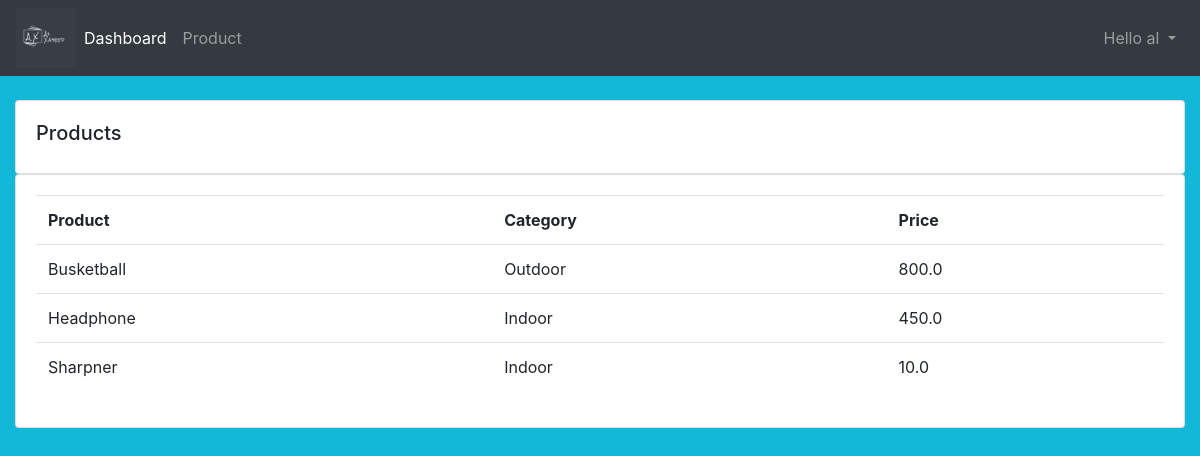
/product/ (signed in), run on the app's committed database.
### accounts/models.py (models this page shows, shortened)
class Product(models.Model):
    CATAGORY = (
        ('Indoor', 'Indoor'),
        ('Outdoor', 'Out door')
    )
    name = models.CharField(max_length=100, null=True)
    price = models.FloatField(null=True)
    catagory = models.CharField(max_length=100, choices=CATAGORY, null=True)
    description = models.CharField(max_length=200, null=True)
    date_created = models.DateTimeField(auto_now_add=True)
    tags = models.ManyToManyField(Tag)

### accounts/views.py (the view)
# urls.py: path('product/',product, name='product'),
@login_required(login_url='login')
def product(request):
    products = Product.objects.all()
    context = {'products': products}
    return render(request, 'accounts/product.html', context)

### accounts/templates/accounts/product.html (shortened to what this page needs)
{% extends 'accounts/base.html' %}
{% block content %}
    <br>
    <div class="row">
        <div class="col-md">
            <div class="card card-body">
                <h5>Products</h5>
            </div>
            <div class="card card-body">
                <table class="table">
                    <tr>
                        <th>Product</th>
                        <th>Category</th>
                        <th>Price</th>
                    </tr>
                    {% for i in products%}
                    <tr>
                        <td>{{i.name}}</td>
                        <td>{{i.catagory}}</td>
                        <td>{{i.price}}</td>
                    </tr>
                    {% endfor %}
                </table>
            </div>
        </div>
    </div>
{% endblock %}

### accounts/templates/accounts/navbar.html (shortened to what this page needs)
{% load static %}
<nav class="navbar navbar-expand-lg navbar-dark bg-dark">
    <img src="{% static '/img/logo.png' %}"  alt="CRM" id="logo">
    <div class="collapse navbar-collapse" id="navbarNav">
      <ul class="navbar-nav">
        <li class="nav-item active">
          <a class="nav-link" href="{% url 'home' %}">Dashboard <span class="sr-only">(current)</span></a>
        </li>
        <li class="nav-item">
          <a class="nav-link" href="{% url 'product' %}">Product</a>
        </li>
      </ul>
      <li class="nav-item dropdown navbar-nav ml-auto">
        <a class="nav-link dropdown-toggle" href="#" id="navbarDropdown" role="button" data-toggle="dropdown" aria-haspopup="true" aria-expanded="false">
        {% if user %}
        Hello {{ request.user }}
        {% endif %}
        </a>
      </li>
    </div>
  </nav>

### static/css/main.css (style rules this page uses)
#logo { max-width: 60px; max-height: 60px; }
body { background-color: #ebeff5; }
body, html { margin: 0; padding: 0; height: 100%; background: #13b7d8 !important; }

### data on the page
Product: name "Busketball", catagory "Outdoor", price "800.0"
Product: name "Headphone", catagory "Indoor", price "450.0"
Product: name "Sharpner", catagory "Indoor", price "10.0"

### other printed values
{{ request.user }} "al"
